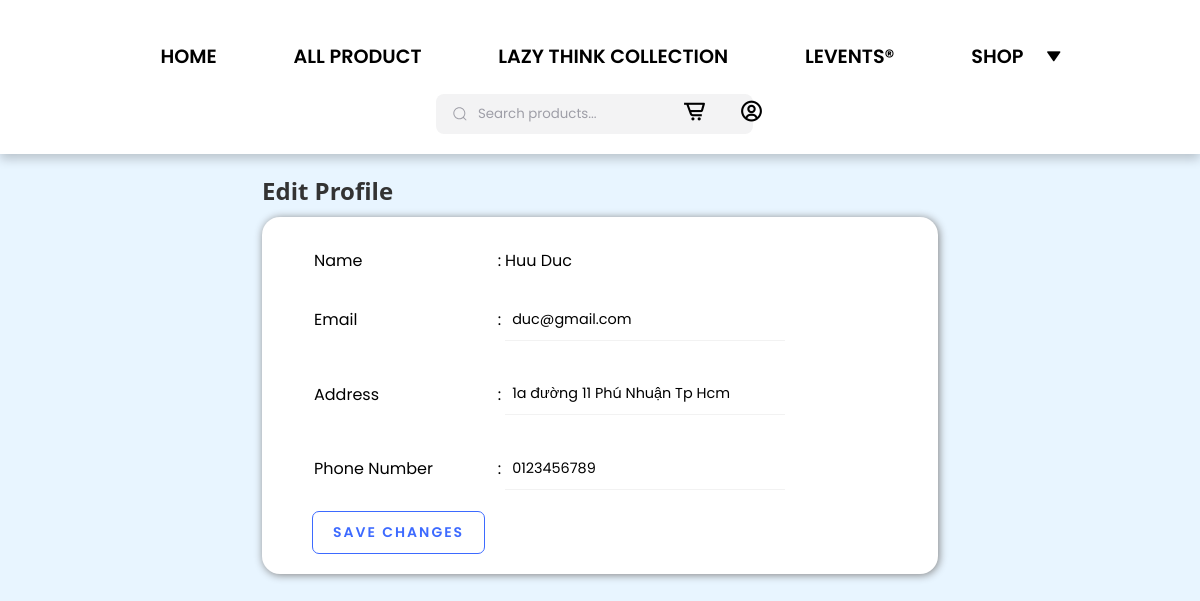
Page /edit_profile.php (signed in) on the committed database.
### tables this page shows
CREATE TABLE `customer` (
  `id_User` int(11) NOT NULL,
  `username` varchar(50) DEFAULT NULL,
  `email` varchar(100) DEFAULT NULL,
  `phone_number` varchar(20) DEFAULT NULL,
  `address` varchar(200) DEFAULT NULL,
  `password` varchar(32) DEFAULT NULL,
  `login_id` int(11) DEFAULT NULL
);

### edit_profile.php (the view, shortened to what this page needs)
<?php
include 'connect.php';
$username = $_SESSION['username'];
$query_customer = "SELECT id_User, username, email, phone_number, address FROM customer WHERE username='$username'";
$result_customer = mysqli_query($conn, $query_customer);
if ($result_customer) {
    $user = mysqli_fetch_assoc($result_customer);
} else {
    echo "Lỗi: " . mysqli_error($conn);
    exit();
}
?>
<!DOCTYPE html>
<html lang="en">
<head>
    <link rel="stylesheet" href="style.css">
    <link rel="stylesheet" href="https://cdnjs.cloudflare.com/ajax/libs/font-awesome/5.12.1/css/all.min.css">
</head>
<body>
    <?php include "menu.php"; ?>
    <div class="main">
        <h2>Edit Profile</h2>
        <div class="card">
            <div class="card-body">
                <form method="POST" action="<?php echo htmlspecialchars($_SERVER["PHP_SELF"]); ?>">
                    <table>
                        <tbody>
                            <tr>
                                <td>Name</td>
                                <td>:</td>
                                <td><?= $user['username'] ?></td>
                            </tr>
                            <tr>
                                <td>Email</td>
                                <td>:</td>
                                <td>
                                    <div class="form">
                                        <input class="input" type="email" name="email" value="<?= htmlspecialchars($user['email']) ?>" required>
                                    </div>
                                </td>
                            </tr>
                            <tr>
                                <td>Address</td>
                                <td>:</td>
                                <td>
                                    <div class="form">
                                        <input class="input" type="text" name="address" value="<?= htmlspecialchars($user['address']) ?>" required>
                                    </div>
                                </td>
                            </tr>
                            <tr>
                                <td>Phone Number</td>
                                <td>:</td>
                                <td>
                                    <div class="form">
                                        <input class="input" type="tel" name="phone" value="<?= htmlspecialchars($user['phone_number']) ?>" required>
                                    </div>
                                </td>
                            </tr>
                        </tbody>
                    </table>
                    <button type="submit">Save Changes</button>
                </form>
            </div>
        </div>
    </div>
</body>
</html>

### style.css (style rules this page uses)
* { margin: 0; padding: 0; box-sizing: border-box; font-family: "Poppins", sans-serif; }

### edit_profile.php (style rules this page uses)
* { margin: 0; }
body { background-color: #e8f5ff; font-family: Arial; overflow: hidden; }
.main { margin: 20px auto; font-size: 28px; padding: 0 10px; width: 58%; }
.main h2 { color: #333; font-family: 'Segoe UI', Tahoma, Geneva, Verdana, sans-serif; font-size: 24px; margin-bottom: 10px; }
.main .card { background-color: #fff; border-radius: 18px; box-shadow: 1px 1px 8px 0 grey; height: auto; margin-bottom: 20px; padding: 20px 0 20px 50px; }
.main .card table { border: none; font-size: 16px; height: 270px; width: 80%; }
.form { --width-of-input: 200px; --border-height: 1px; --border-before-color: rgba(221, 221, 221, 0.39); --border-after-color: #5891ff; --input-hovered-color: #4985e01f; position: relative; width: var(--width-of-input); }
.card-body .input { color: black; font-size: 0.9rem; background-color: transparent; width: 140%; box-sizing: border-box; padding-inline: 0.5em; padding-block: 0.7em; border: none; border-bottom: var(--border-height) solid var(--border-before-color); }
.card-body button { position: relative; padding: 10px 20px; border-radius: 7px; border: 1px solid rgb(61, 106, 255); font-size: 14px; text-transform: uppercase; font-weight: 600; letter-spacing: 2px; background: transparent; color: rgb(61, 106, 255); overflow: hidden; box-shadow: 0 0 0 0 transparent; -webkit-transition: all 0.2s ease-in; -moz-transition: all 0.2s ease-in; transition: all 0.2s ease-in; }
.card-body button::before { content: ''; display: block; width: 0px; height: 86%; position: absolute; top: 7%; left: 0%; opacity: 0; background: #fff; box-shadow: 0 0 50px 30px #fff; -webkit-transform: skewX(-20deg); -moz-transform: skewX(-20deg); -ms-transform: skewX(-20deg); -o-transform: skewX(-20deg); transform: skewX(-20deg); }

### rows in the picture
customer: username "Huu Duc", email "duc@gmail.com", address "1a đường 11 Phú Nhuận Tp Hcm", phone "0123456789"
